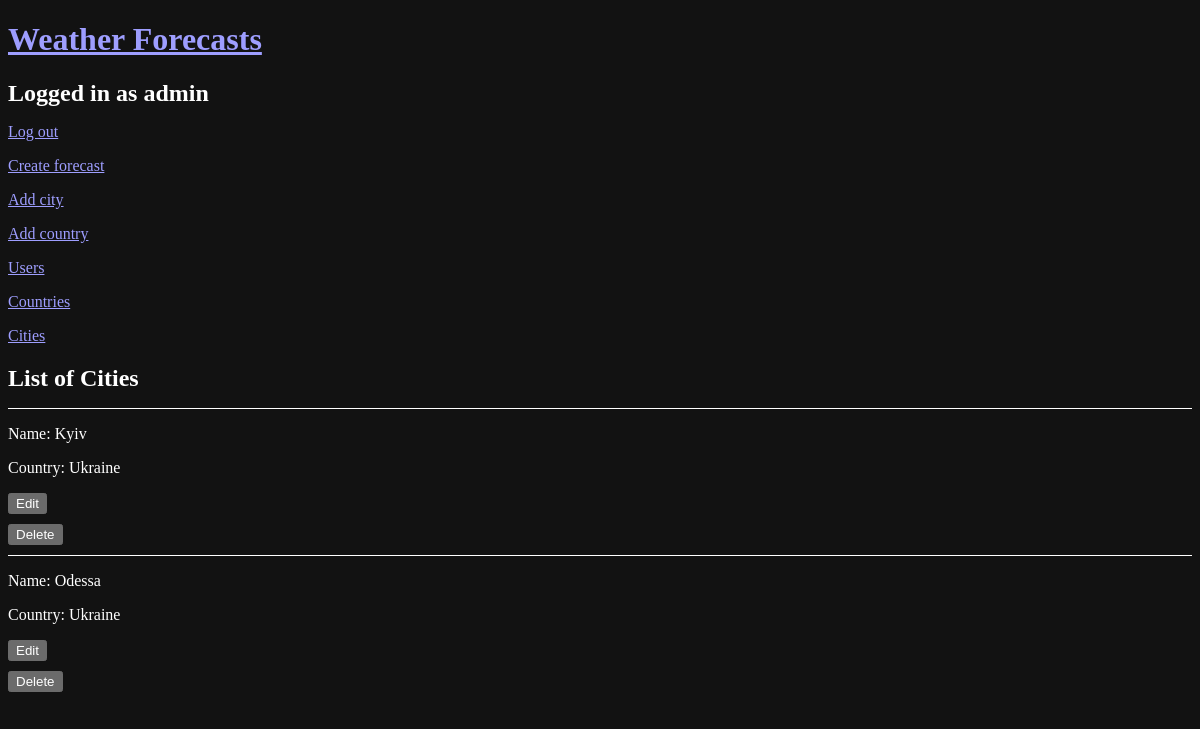
The page /cities (signed in) on the database its author committed.
### models.py (models this page shows, shortened)
class User(db.Model, UserMixin):
    __tablename__ = 'user'
    id = db.Column(db.Integer, primary_key=True)
    username = db.Column(db.String(64), index=True, unique=True)
    email = db.Column(db.String(120), index=True, unique=True)
    password_hash = db.Column(db.String(128))
    is_staff = db.Column(db.Boolean, default=False)

class City(db.Model):
    __tablename__ = 'city'
    id = db.Column(db.Integer, primary_key=True)
    name = db.Column(db.String(100), nullable=False)
    country_id = db.Column(db.Integer, db.ForeignKey('country.id'), nullable=False)
    country = relationship('Country', backref='cities')

class Country(db.Model):
    __tablename__ = 'country'
    id = db.Column(db.Integer, primary_key=True)
    name = db.Column(db.String(100), nullable=False)
    code = db.Column(db.String(2), nullable=False)

### app.py (the view)
@app.route('/cities')
@login_required
def cities():
    cities = City.query.all()
    form = CSRFProtectForm()
    return render_template('cities.html', cities=cities, form = form)

### app.py (called while the page is built)
@login_manager.user_loader
def load_user(user_id):
    return User.query.get(int(user_id))

### templates/cities.html (shortened to what this page needs)
{% extends "base.html" %}
{% block content %}
  <h2>
    List of Cities
  </h2>
  <ul>
    {% for city in cities %}
      <li>
        <p>Name: {{ city.name.capitalize() }}</p>
        <p>Country: {{ city.country.name.capitalize() }}</p>
        {% if current_user is not none and current_user.is_staff %}
          <button onclick="location.href = '{{ url_for('edit_city', city_id=city.id) }}'">Edit</button>
          <form action="{{ url_for('delete_city', city_id=city.id) }}" method="POST">
            <button type="submit">Delete</button>
          </form>
        {% endif %}
      </li>
    {% endfor %}
  </ul>
{% endblock %}

### templates/base.html (shortened to what this page needs)
<!DOCTYPE html>
<html lang="en">
<head>
  <link rel="stylesheet" href="{{ url_for('static', filename='style.css') }}"/>
</head>
<body>
<a href="{{ url_for('index') }}"><h1>Weather Forecasts</h1></a>
{% if current_user.is_anonymous %}
  <p><a href="{{ url_for('register') }}">Register</a></p>
  <p><a href="{{ url_for('login_view') }}">Login</a></p>
{% else %}
  <h2>Logged in as {{ current_user.username }}</h2>
  <p><a href="{{ url_for('logout_view') }}">Log out</a></p>
  {% if current_user.is_staff %}
    <p><a href="{{ url_for('create_forecast') }}">Create forecast</a></p>
    <p><a href="{{ url_for('add_city') }}">Add city</a></p>
    <p><a href="{{ url_for('add_country') }}">Add country</a></p>
    <p><a href="{{ url_for('users_view') }}">Users</a></p>
    <p><a href="{{ url_for('countries') }}">Countries</a></p>
    <p><a href="{{ url_for('cities') }}">Cities</a></p>
  {% endif %}
{% endif %}
{% block content %}{% endblock %}
</body>
</html>

### static/style.css (style rules this page uses)
:root { color-scheme: dark; }
body > * { margin-bottom: 10px; }
form { display: table; }
ul { padding: 0; }
li { list-style: none; border-top: 1px white solid; }
button { margin-bottom: 10px; }

### rows shown on the page
User: username "admin"
City: name "Kyiv", country.name "Ukraine"
City: name "Odessa", country.name "Ukraine"
